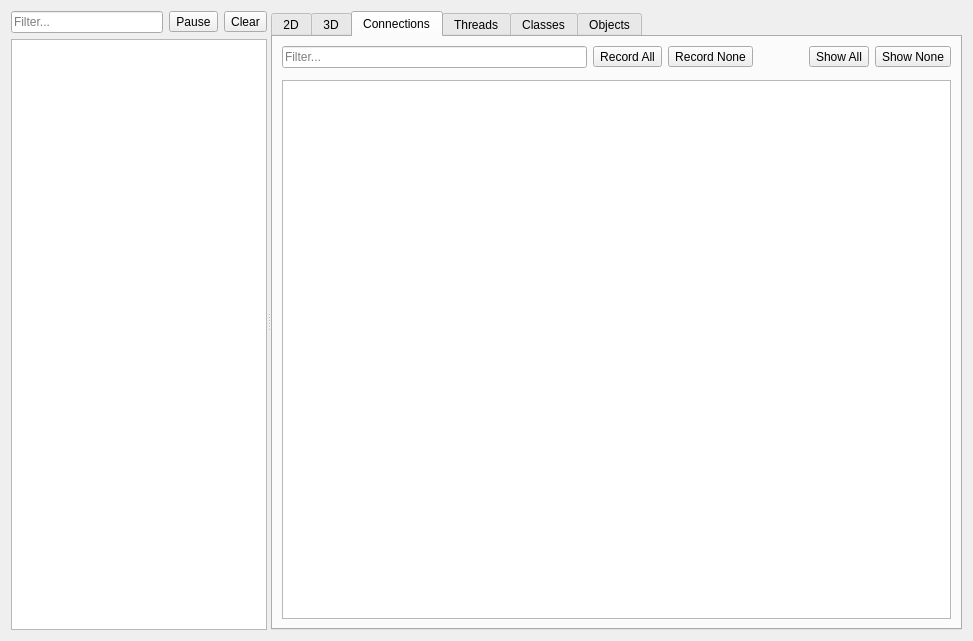
<?xml version="1.0" encoding="UTF-8"?>
<ui version="4.0">
 <class>GammaRay::ObjectVisualizerWidget</class>
 <widget class="QWidget" name="GammaRay::ObjectVisualizerWidget">
  <property name="geometry">
   <rect>
    <x>0</x>
    <y>0</y>
    <width>973</width>
    <height>641</height>
   </rect>
  </property>
  <property name="windowTitle">
   <string>Form</string>
  </property>
  <layout class="QGridLayout" name="gridLayout">
   <item row="0" column="0">
    <widget class="QSplitter" name="splitter">
     <property name="orientation">
      <enum>Qt::Horizontal</enum>
     </property>
     <widget class="QWidget" name="layoutWidget">
      <layout class="QVBoxLayout" name="verticalLayout">
       <item>
        <layout class="QHBoxLayout" name="horizontalLayout">
         <item>
          <widget class="QLineEdit" name="connectionSearchLine">
           <property name="placeholderText">
            <string>Filter...</string>
           </property>
          </widget>
         </item>
         <item>
          <widget class="QToolButton" name="pauseButton">
           <property name="text">
            <string>Pause</string>
           </property>
           <property name="checkable">
            <bool>true</bool>
           </property>
          </widget>
         </item>
         <item>
          <widget class="QToolButton" name="clearButton">
           <property name="text">
            <string>Clear</string>
           </property>
          </widget>
         </item>
        </layout>
       </item>
       <item>
        <widget class="GammaRay::DeferredTreeView" name="connectionTreeView"/>
       </item>
      </layout>
     </widget>
     <widget class="QTabWidget" name="tabWidget">
      <property name="sizePolicy">
       <sizepolicy hsizetype="Expanding" vsizetype="Expanding">
        <horstretch>3</horstretch>
        <verstretch>0</verstretch>
       </sizepolicy>
      </property>
      <property name="currentIndex">
       <number>2</number>
      </property>
      <widget class="GvContainer" name="gvTab">
       <attribute name="title">
        <string>2D</string>
       </attribute>
      </widget>
      <widget class="VtkContainer" name="vtkTab">
       <attribute name="title">
        <string>3D</string>
       </attribute>
      </widget>
      <widget class="QWidget" name="connTypesTab">
       <attribute name="title">
        <string>Connections</string>
       </attribute>
       <layout class="QVBoxLayout" name="verticalLayout_2">
        <item>
         <layout class="QHBoxLayout" name="toolbarLayout">
          <property name="bottomMargin">
           <number>6</number>
          </property>
          <item>
           <widget class="QLineEdit" name="typeSearchLine">
            <property name="placeholderText">
             <string>Filter...</string>
            </property>
           </widget>
          </item>
          <item>
           <widget class="QToolButton" name="recordAllButton">
            <property name="text">
             <string>Record All</string>
            </property>
           </widget>
          </item>
          <item>
           <widget class="QToolButton" name="recordNoneButton">
            <property name="text">
             <string>Record None</string>
            </property>
           </widget>
          </item>
          <item>
           <spacer name="horizontalSpacer">
            <property name="orientation">
             <enum>Qt::Horizontal</enum>
            </property>
            <property name="sizeType">
             <enum>QSizePolicy::Maximum</enum>
            </property>
            <property name="sizeHint" stdset="0">
             <size>
              <width>50</width>
              <height>0</height>
             </size>
            </property>
           </spacer>
          </item>
          <item>
           <widget class="QToolButton" name="showAllButton">
            <property name="text">
             <string>Show All</string>
            </property>
           </widget>
          </item>
          <item>
           <widget class="QToolButton" name="showNoneButton">
            <property name="text">
             <string>Show None</string>
            </property>
           </widget>
          </item>
         </layout>
        </item>
        <item>
         <widget class="GammaRay::DeferredTreeView" name="typeTreeView">
          <property name="sizePolicy">
           <sizepolicy hsizetype="Expanding" vsizetype="Expanding">
            <horstretch>0</horstretch>
            <verstretch>10</verstretch>
           </sizepolicy>
          </property>
         </widget>
        </item>
       </layout>
      </widget>
      <widget class="QWidget" name="threadTab">
       <attribute name="title">
        <string>Threads</string>
       </attribute>
       <layout class="QVBoxLayout" name="verticalLayout_3">
        <item>
         <layout class="QHBoxLayout" name="toolbarLayout_2">
          <property name="bottomMargin">
           <number>6</number>
          </property>
          <item>
           <widget class="QLineEdit" name="threadSearchLine">
            <property name="placeholderText">
             <string>Filter...</string>
            </property>
           </widget>
          </item>
          <item>
           <widget class="QToolButton" name="recordAllButton_2">
            <property name="text">
             <string>Record All</string>
            </property>
           </widget>
          </item>
          <item>
           <widget class="QToolButton" name="recordNoneButton_2">
            <property name="text">
             <string>Record None</string>
            </property>
           </widget>
          </item>
          <item>
           <spacer name="horizontalSpacer_2">
            <property name="orientation">
             <enum>Qt::Horizontal</enum>
            </property>
            <property name="sizeType">
             <enum>QSizePolicy::Maximum</enum>
            </property>
            <property name="sizeHint" stdset="0">
             <size>
              <width>50</width>
              <height>0</height>
             </size>
            </property>
           </spacer>
          </item>
          <item>
           <widget class="QToolButton" name="showAllButton_2">
            <property name="text">
             <string>Show All</string>
            </property>
           </widget>
          </item>
          <item>
           <widget class="QToolButton" name="showNoneButton_2">
            <property name="text">
             <string>Show None</string>
            </property>
           </widget>
          </item>
         </layout>
        </item>
        <item>
         <widget class="GammaRay::DeferredTreeView" name="threadTreeView"/>
        </item>
       </layout>
      </widget>
      <widget class="QWidget" name="classTab">
       <attribute name="title">
        <string>Classes</string>
       </attribute>
       <layout class="QVBoxLayout" name="verticalLayout_4">
        <item>
         <layout class="QHBoxLayout" name="toolbarLayout_3">
          <property name="bottomMargin">
           <number>6</number>
          </property>
          <item>
           <widget class="QLineEdit" name="classSearchLine">
            <property name="placeholderText">
             <string>Filter...</string>
            </property>
           </widget>
          </item>
          <item>
           <widget class="QToolButton" name="recordAllButton_3">
            <property name="text">
             <string>Record All</string>
            </property>
           </widget>
          </item>
          <item>
           <widget class="QToolButton" name="recordNoneButton_3">
            <property name="text">
             <string>Record None</string>
            </property>
           </widget>
          </item>
          <item>
           <spacer name="horizontalSpacer_3">
            <property name="orientation">
             <enum>Qt::Horizontal</enum>
            </property>
            <property name="sizeType">
             <enum>QSizePolicy::Maximum</enum>
            </property>
            <property name="sizeHint" stdset="0">
             <size>
              <width>50</width>
              <height>0</height>
             </size>
            </property>
           </spacer>
          </item>
          <item>
           <widget class="QToolButton" name="showAllButton_3">
            <property name="text">
             <string>Show All</string>
            </property>
           </widget>
          </item>
          <item>
           <widget class="QToolButton" name="showNoneButton_3">
            <property name="text">
             <string>Show None</string>
            </property>
           </widget>
          </item>
         </layout>
        </item>
        <item>
         <widget class="GammaRay::DeferredTreeView" name="classTreeView"/>
        </item>
       </layout>
      </widget>
      <widget class="QWidget" name="objectTab">
       <attribute name="title">
        <string>Objects</string>
       </attribute>
       <layout class="QVBoxLayout" name="verticalLayout_5">
        <item>
         <layout class="QHBoxLayout" name="toolbarLayout_4">
          <property name="bottomMargin">
           <number>6</number>
          </property>
          <item>
           <widget class="QLineEdit" name="objectSearchLine">
            <property name="placeholderText">
             <string>Filter...</string>
            </property>
           </widget>
          </item>
          <item>
           <widget class="QToolButton" name="recordAllButton_4">
            <property name="text">
             <string>Record All</string>
            </property>
           </widget>
          </item>
          <item>
           <widget class="QToolButton" name="recordNoneButton_4">
            <property name="text">
             <string>Record None</string>
            </property>
           </widget>
          </item>
          <item>
           <spacer name="horizontalSpacer_4">
            <property name="orientation">
             <enum>Qt::Horizontal</enum>
            </property>
            <property name="sizeType">
             <enum>QSizePolicy::Maximum</enum>
            </property>
            <property name="sizeHint" stdset="0">
             <size>
              <width>50</width>
              <height>0</height>
             </size>
            </property>
           </spacer>
          </item>
          <item>
           <widget class="QToolButton" name="showAllButton_4">
            <property name="text">
             <string>Show All</string>
            </property>
           </widget>
          </item>
          <item>
           <widget class="QToolButton" name="showNoneButton_4">
            <property name="text">
             <string>Show None</string>
            </property>
           </widget>
          </item>
         </layout>
        </item>
        <item>
         <widget class="GammaRay::DeferredTreeView" name="objectTreeView"/>
        </item>
       </layout>
      </widget>
     </widget>
    </widget>
   </item>
  </layout>
 </widget>
 <customwidgets>
  <customwidget>
   <class>GammaRay::DeferredTreeView</class>
   <extends>QTreeView</extends>
   <header location="global">ui/deferredtreeview.h</header>
  </customwidget>
  <customwidget>
   <class>GvContainer</class>
   <extends>QWidget</extends>
   <header>gvcontainer.h</header>
   <container>1</container>
  </customwidget>
  <customwidget>
   <class>VtkContainer</class>
   <extends>QWidget</extends>
   <header>vtkcontainer.h</header>
   <container>1</container>
  </customwidget>
 </customwidgets>
 <tabstops>
  <tabstop>connectionSearchLine</tabstop>
  <tabstop>pauseButton</tabstop>
  <tabstop>clearButton</tabstop>
  <tabstop>tabWidget</tabstop>
  <tabstop>connectionTreeView</tabstop>
  <tabstop>typeSearchLine</tabstop>
  <tabstop>recordAllButton</tabstop>
  <tabstop>recordNoneButton</tabstop>
  <tabstop>showAllButton</tabstop>
  <tabstop>showNoneButton</tabstop>
  <tabstop>typeTreeView</tabstop>
 </tabstops>
 <resources/>
 <connections/>
</ui>
